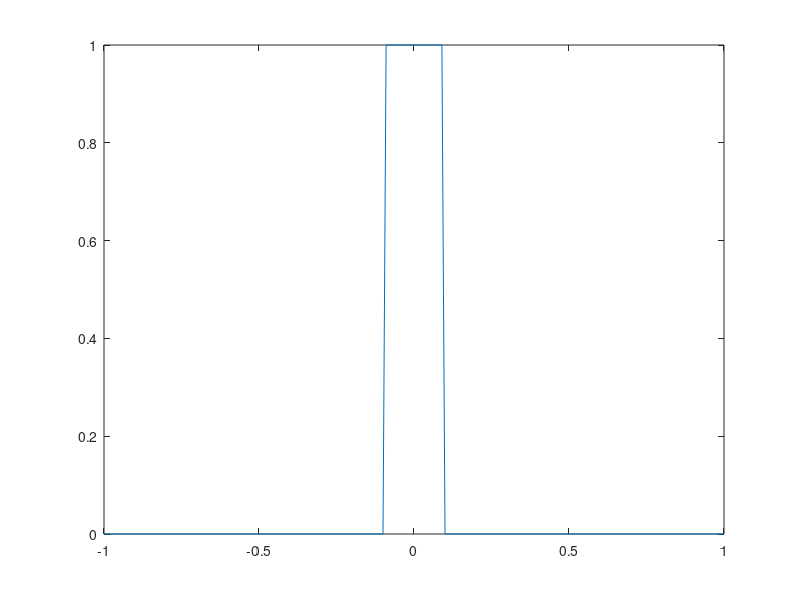

The MATLAB script that drew this image:
clear 
% 
% syms x A B Q R d real 
% syms l L real 
% syms H q q_s r real
% syms V v v_s real
% 
% u = l + L*x;
% x_n = A*x+B*u+d;
% 
% Su = r + v'*B + d'*V*B;
% Suu = R + B'*V*B;
% Sux = H + B'*V*A;
% 
% J = 0.5*x'*Q*x + 0.5*u'*R*u + u'*H*x+ q'*x + r'*u + q_s...
%     + 0.5*x_n'*V*x_n + v'*x_n + v_s;
% 
% c = coeffs(J,x);
% 
% V_act = 2*c(3);
% v_act = c(2);
% v_s_act = c(1);
% 
% c1 = Q + A'*V*A - L'*Suu*L;
% c3 = v_s + q_s + d'*v + 0.5*d'*V*d + 0.5*l'*Su;
% 
% test1 = V_act - c1;
% test3 = v_s_act - c3;

% syms del_w [3 1] real
% syms Ixx Iyy Izz real
% syms w_bar [3 1] real
% 
% I = diag([Ixx Iyy Izz]);
% test1 = cross((del_w + w_bar),I*(del_w + w_bar))
% test2 = cross(del_w,I*del_w)

x = -1:0.01:1;
test3 = 1./(1+exp(-20*(x+0.1)));
test4 = 1./(1+exp(-20*(x-0.1)));
test5 = round(test3-test4);
figure(1)
clf
plot(x,test5)
output = [x ; test5]
% hold on
% plot(x,test4)
